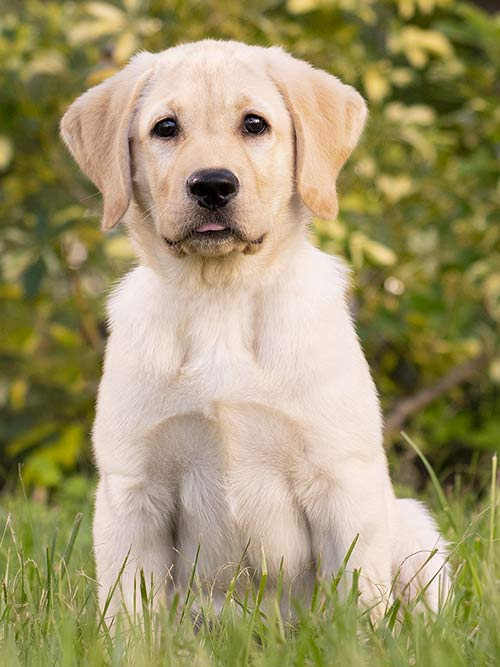
#> input picture Images/dog1.jpg, 500 x 667 px
$ python histogram.py
#> lines starting #> are read from the running program, lines starting #| are printed output that depends on the picture; after the words box and inside, x2 and y2 are one past the last pixel; in counts of white or black regions, pixels touching at a corner belong together
import cv2 as cv
import matplotlib.pyplot as plt
import numpy as np


dog = cv.imread('Images/dog1.jpg')
#> dog is the input picture: shape (667, 500, 3); mean B, G, R 108.8, 149.9, 160.6
cv.imshow('dog',dog)
blank = np.zeros(dog.shape[:2],dtype='uint8')
mask1 = cv.circle(blank,(dog.shape[1]//4+150,dog.shape[0]//4+50),150,255,-1)
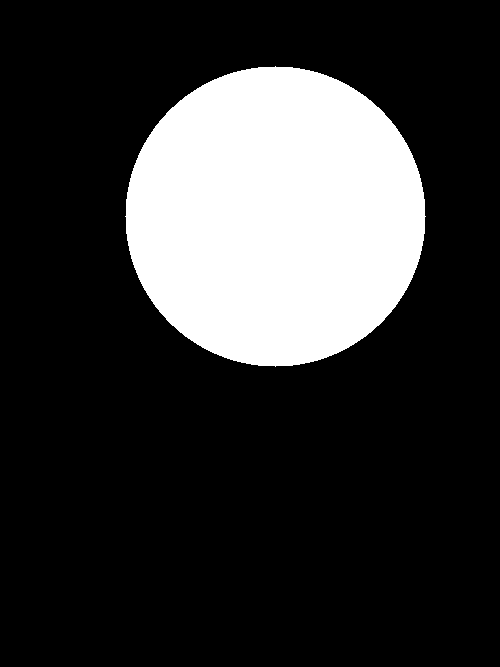
#> blank: shape (667, 500); 21.2% white; 1 white region, box (x1, y1, x2, y2) and area: (125, 66, 426, 367) 70681

gray = cv.cvtColor(dog,cv.COLOR_BGR2GRAY)
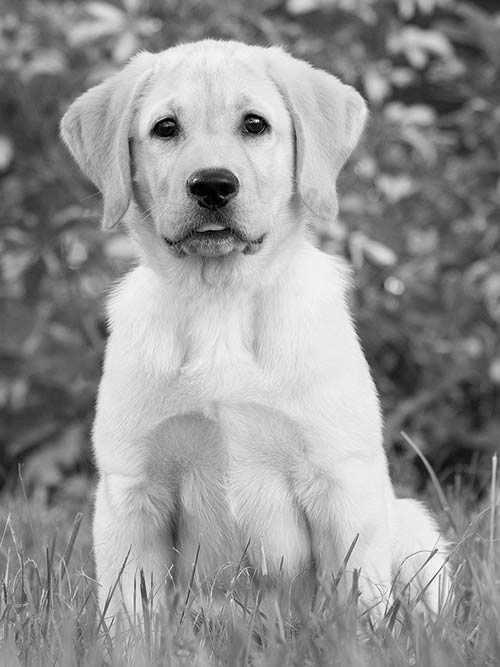
#> gray: shape (667, 500); min 0, max 254, mean 148.4
#cv.imshow('gray',gray)
gray_masked = cv.bitwise_and(gray,gray,mask = mask1)
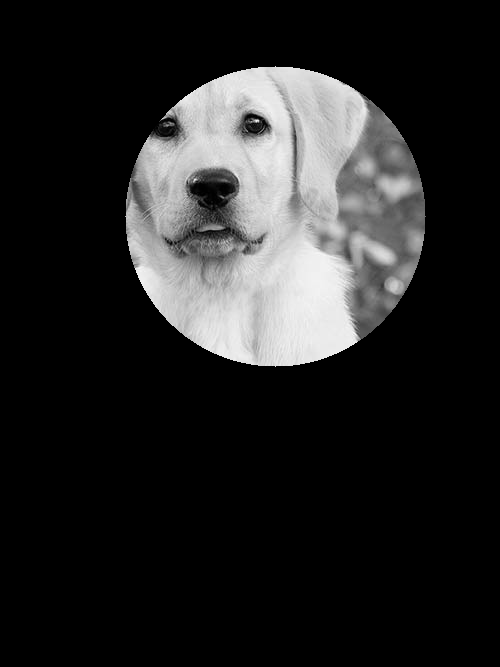
#> gray_masked: shape (667, 500); min 0, max 248, mean 37
#cv.imshow('gray_masked',gray_masked)
regular_masked = cv.bitwise_and(dog,dog,mask1)
#gray hist----------------------------------------------------
gray_hist = cv.calcHist([gray],[0],mask1,[256],[0,256])
#> gray_hist = 256 values, max 1106 at index 234, min 0 at index 247, mean 276.1

# [9 lines of commented-out code are left out]
colors = ('b','g','r')
for i,col in enumerate(colors):
    hist = cv.calcHist([dog],[i],None,[256],[0,256])
    plt.plot(hist,color=col)

plt.show()
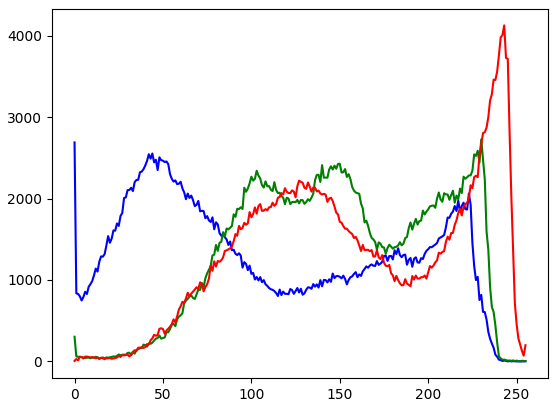
#> figure drawn by matplotlib, 1 panel; curve peaks at x = 0, y = 2689; curve peaks at x = 230, y = 2726; curve peaks at x = 243, y = 4126
cv.waitKey(0)

$ run again, with Images/dog.jpg copied over Images/dog1.jpg
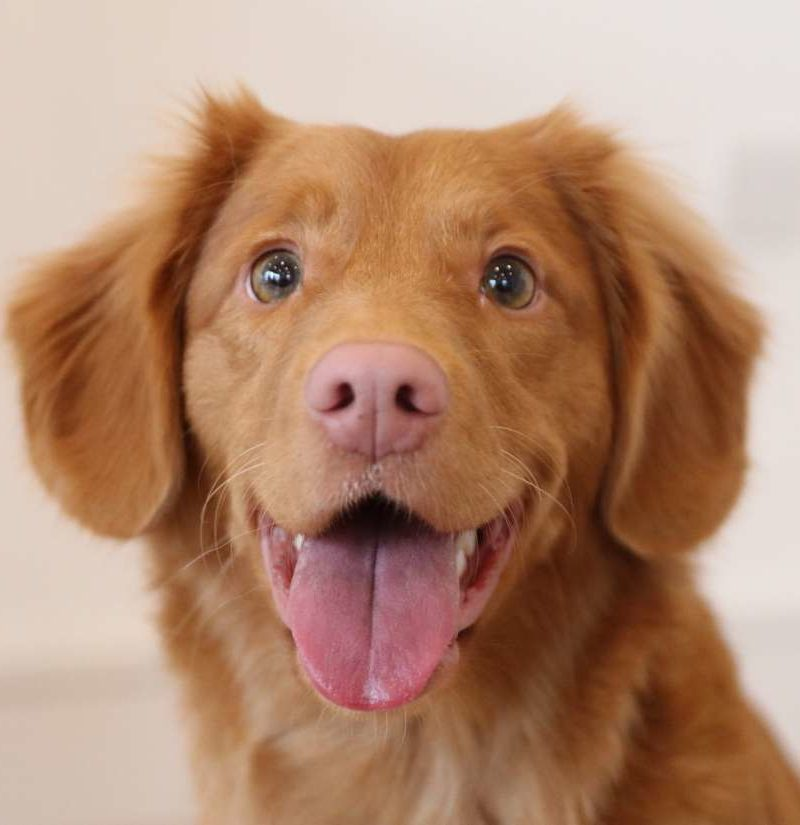
#> input picture Images/dog.jpg, 800 x 825 px
#> dog is the input picture: shape (825, 800, 3); mean B, G, R 112.3, 137.1, 177.1
#> `mask1 = cv.circle(blank,(dog.shape[1]//4+150,dog.shape[0]//4+50),150,2..`:
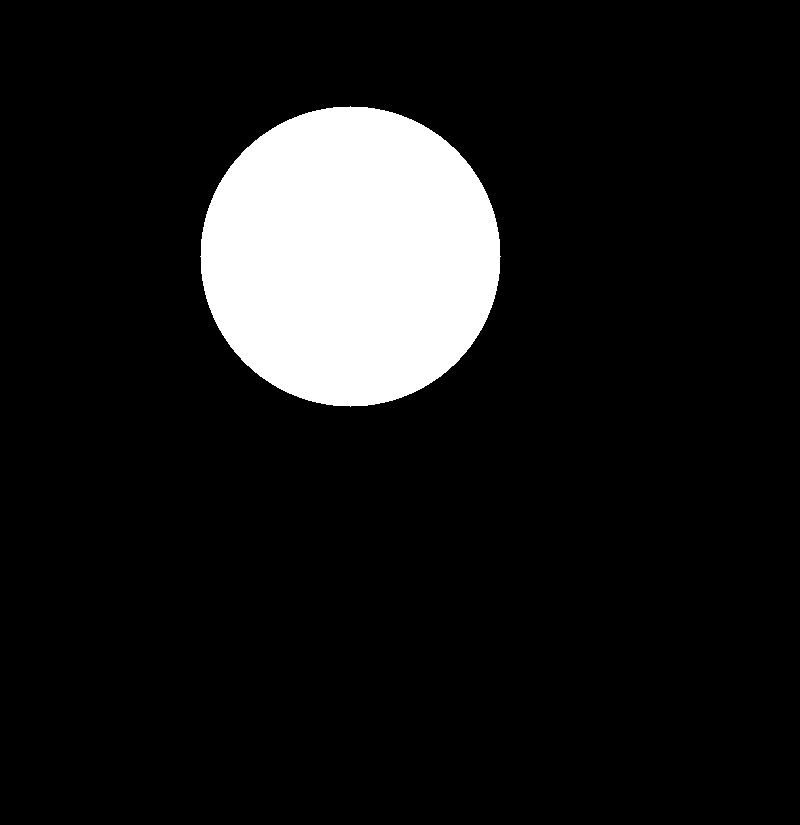
#> blank: shape (825, 800); 10.7% white; 1 white region, box (x1, y1, x2, y2) and area: (200, 106, 501, 407) 70681
#> gray_hist = 256 values, max 1435 at index 147, min 0 at index 0, mean 276.1
#> `plt.show()`:
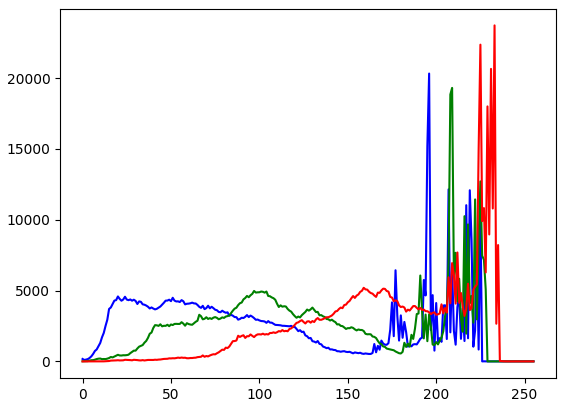
#> figure drawn by matplotlib, 1 panel; curve peaks at x = 196, y = 20327; curve peaks at x = 209, y = 19312; curve peaks at x = 233, y = 23727
